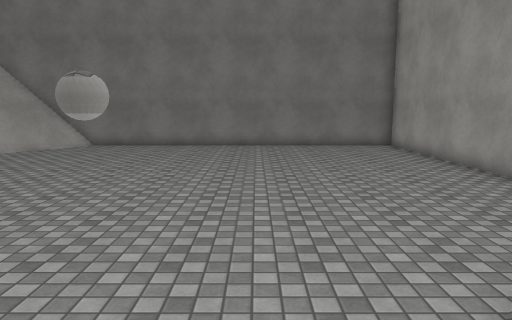
View 1 (above)

15 first-person views from a walk through a 3-D level made in the Unity game engine. The camera is 1.2 m above the floor, tilts 8° down and sees 70° across. The floor is counted in squares, 1 m on a side. Each view is taken from the middle of a square. On the plan, view 1 faces up. The plan holds only what a view shows up to about 15 squares ahead; the rest is blank. The place goes on beyond the plan. Surface patterns are stand-ins for the level's own textures.

View 2
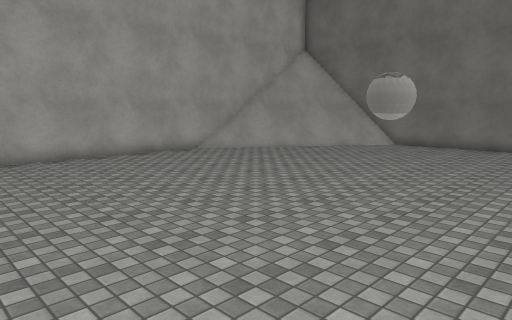

View 3
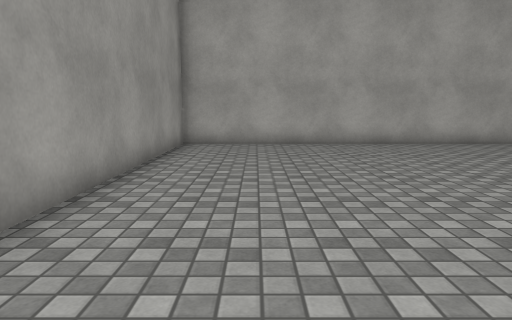

View 4
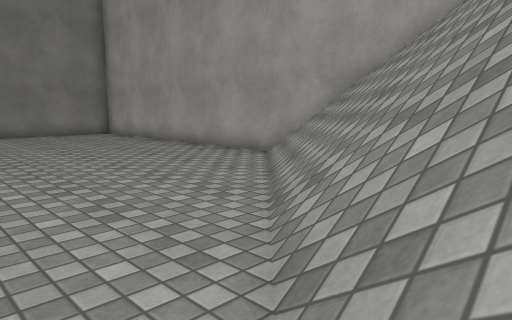

View 5
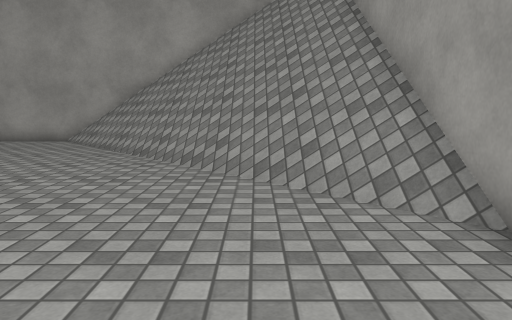

View 6
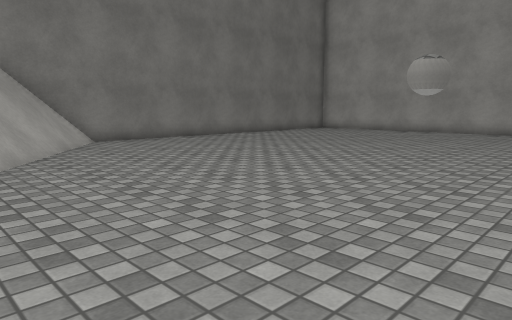

View 7
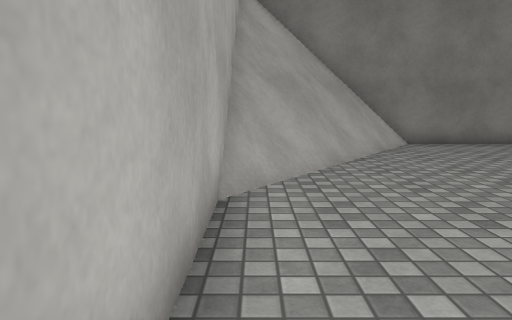

View 8
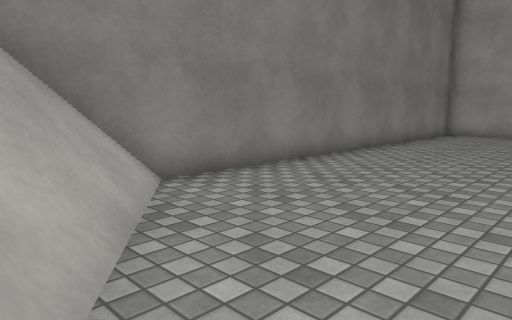

View 9
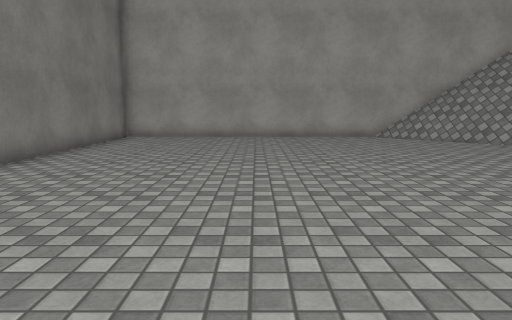

View 10
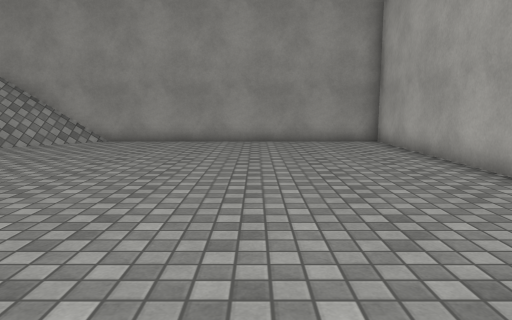

View 11
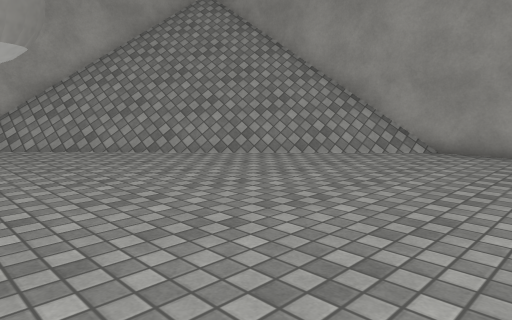

View 12
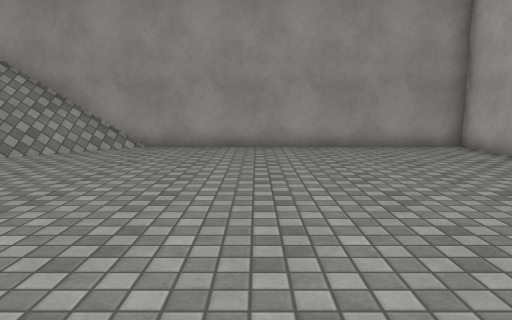

View 13
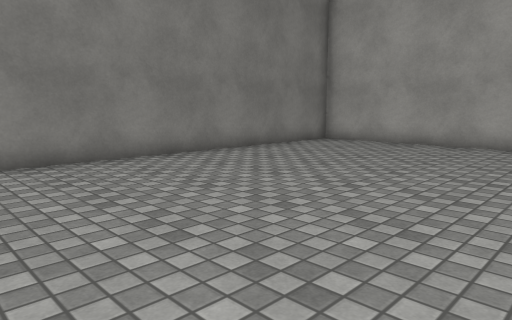

View 14
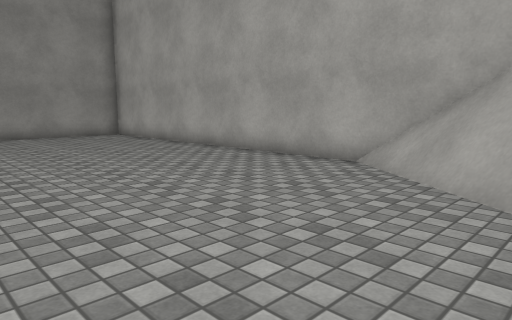

View 15
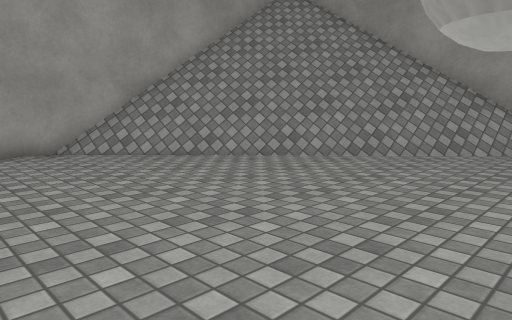

### Floor plan
Key: @ floor where view 1 was taken; # wall or solid block; . floor; / step, stairs or slope; = window, fence, low wall or low ledge; O other object.
Columns run from 14 left of view 1 to 7 right of it. Each row starts with its distance up from view 1.
 18      #################
 17     ###..............#
 16    ##=...............#
 15   ##=................#
 14  ###.................#
 13  ##=.................#
 12 ##=..................#
 11 ##...................#
 10 #....................#
  9 #....................#
  8 #.........O..........#
  7 #.........OO.........#
  6 #.................../#
  5 #..................//#
  4 #................////#
  3 #.............../////#
  2 #..............//////#
  1 #.............///////#
  0 #............/@//////#
 -1 #.........../////////#
 -2 #..........//////////
 -3 ####################

Positions as (right, up) in squares from view 1, and headings:
1: (0, 0), facing up
2: (0, 0), facing up-left
3: (-1, 0), facing left
4: (-1, 0), facing up-right
5: (-7, 0), facing right
6: (-13, 4), facing up-right
7: (-13, 5), facing up
8: (-11, 12), facing up-right
9: (-9, 12), facing right
10: (-9, 11), facing down
11: (-7, 8), facing down-right
12: (-7, 9), facing down
13: (-6, 9), facing up-right
14: (-6, 14), facing down-left
15: (-4, 10), facing down-right
